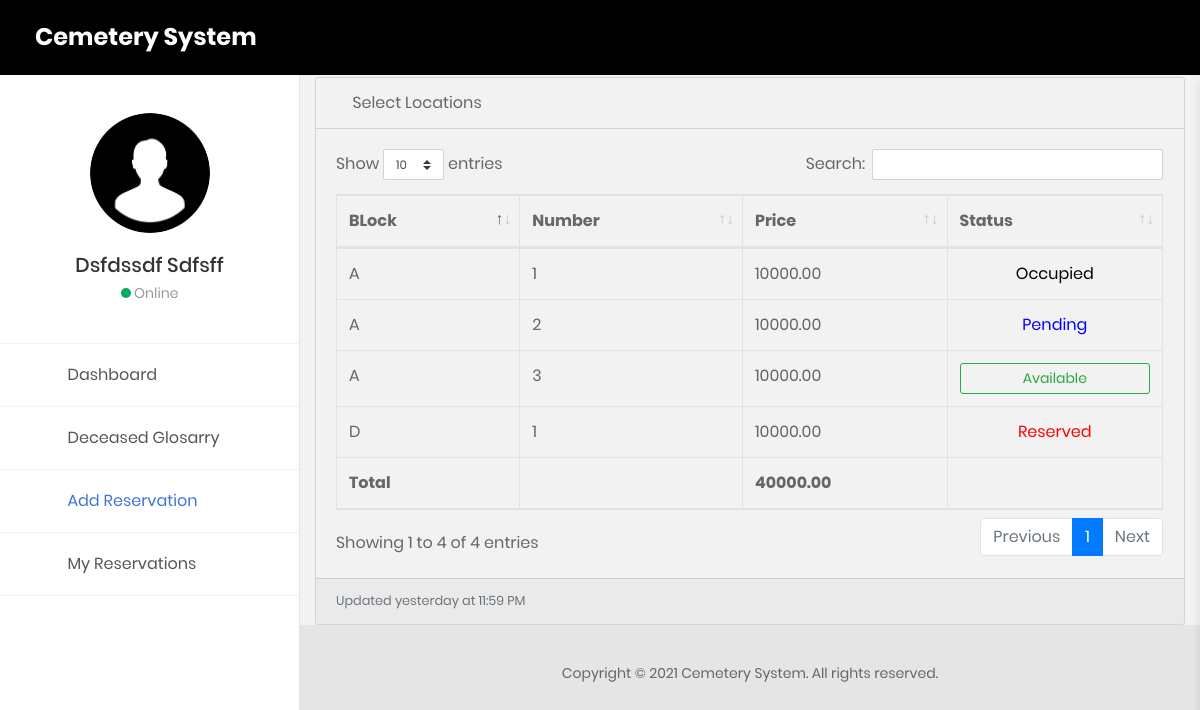
Page /user/addReservation.php (signed in) on the committed database.
### tables this page shows
CREATE TABLE `location` (
  `loc_id` int(11) NOT NULL,
  `block` text NOT NULL,
  `number` text NOT NULL,
  `price` float(10,2) NOT NULL,
  `status` text NOT NULL
);

### user/addReservation.php (the view, shortened to what this page needs)
<?php
  include('../functions/functions.php');
  $sql2 = "SELECT sum(price) AS total FROM location";
  $stmt2 = $db->query($sql2);
  $row1 = $stmt2->fetch_assoc();
?>
<!DOCTYPE html>
<html lang="en">
<head>
    <link href="css/font-face.css" rel="stylesheet" media="all">
    <link href="vendor/font-awesome-4.7/css/font-awesome.min.css" rel="stylesheet" media="all">
    <link href="vendor/font-awesome-5/css/fontawesome-all.min.css" rel="stylesheet" media="all">
    <link href="vendor/mdi-font/css/material-design-iconic-font.min.css" rel="stylesheet" media="all">
    <link href="vendor/bootstrap-4.1/bootstrap.min.css" rel="stylesheet" media="all">
    <link href="vendor/animsition/animsition.min.css" rel="stylesheet" media="all">
    <link href="vendor/bootstrap-progressbar/bootstrap-progressbar-3.3.4.min.css" rel="stylesheet" media="all">
    <link href="vendor/wow/animate.css" rel="stylesheet" media="all">
    <link href="vendor/css-hamburgers/hamburgers.min.css" rel="stylesheet" media="all">
    <link href="vendor/slick/slick.css" rel="stylesheet" media="all">
    <link href="vendor/select2/select2.min.css" rel="stylesheet" media="all">
    <link href="vendor/perfect-scrollbar/perfect-scrollbar.css" rel="stylesheet" media="all">
    <link href="vendor/vector-map/jqvmap.min.css" rel="stylesheet" media="all">
    <link href="css/theme.css" rel="stylesheet" media="all">
    <link href="css/badge2.css" rel="stylesheet" media="all">
    <link href="css/spanbadge.css" rel="stylesheet" media="all">
    <link href="../assets/vendor/datatables/dataTables.bootstrap4.css" rel="stylesheet">
</head>
<body class="animsition">
    <div class="page-wrapper">
        <aside class="menu-sidebar2">
            <div class="logo" style="background: black;">
                <a href="userHome.php">
                     <h3 class="name text-white">Cemetery System</h3>
                </a>
            </div>
            <div class="menu-sidebar2__content js-scrollbar1">
                <div class="account2">
                    <div class="image img-cir img-120">
                        <?php if($_SESSION['user']['photo'] != ""): ?>
                            <img src="../assets/images/<?php echo $_SESSION['user']['photo']; ?>"/>
                        <?php else: ?>
                            <img src="../assets/images/profile.png"/>
                        <?php endif; ?>
                    </div>
                    <h4 class="name"><?php echo $_SESSION['user']['fname']; ?> <?php echo $_SESSION['user']['lname']; ?></h4>
                    <a href="#" style="pointer-events: none;"><span class="dot dot--green"></span> Online</a>
                </div>
                <nav class="navbar-sidebar2">
                    <ul class="list-unstyled navbar__list">
                        <li>
                            <a href="userHome.php">
                            <i class="fas fa-tachometer-alt"></i>Dashboard</a>
                        </li>
                        <li>
                            <a href="deceasedGlosarry.php">
                            <i class="fas fa-book"></i>Deceased Glosarry</a>
                        </li>
                         <li class="active">
                            <a href="addReservation.php">
                            <i class="far fa-plus-square"></i>Add Reservation</a>
                        </li>
                        <li>
                            <a href="myReservations.php">
                            <i class="fas fa-table"></i>My Reservations</a>
                        </li>
                    </ul>
                </nav>
            </div>
        </aside>
        <div class="page-container2">
           <header class="header-desktop2" style="background: black">
                <div class="section__content section__content--p30">
                    <div class="container-fluid">
                        <div class="header-wrap2">
                            <div class="header-button2">
                                <div class="header-button-item js-item-menu">
                                     <i class="zmdi zmdi-email"></i>
                                </div>
                               <div class="header-button-item mr-0 js-sidebar-btn">
                                    <i class="zmdi zmdi-menu"></i>
                                </div>
                            </div>
                        </div>
                    </div>
                </div>
            </header>
            <section class="statistic">
            <div class="container-fluid" style="margin-top: 20px; background: transparent;">
              <div class="card mb-3" style="background: transparent;">
                    <div class="card-header" style="background: transparent;">
                      <i class="fas fa-map-marker-alt"></i>
                      Select Locations</div>
                    <div class="card-body" style="background: transparent;">
                      <div class="table-responsive" style="background: transparent;">
                        <?php
                          $query = "SELECT * FROM location ORDER BY `block` ASC";
                          $result = mysqli_query($db,$query);
                        ?>
                        <table class="table table-bordered" id="dataTable" width="100%" cellspacing="0" style="background: transparent;">
                          <thead>
                            <tr>
                              <th>BLock</th>
                              <th>Number</th>
                              <th>Price</th>
                              <th>Status</th>
                            </tr>
                          </thead>
                          <tfoot>
                            <tr>
                              <th>Total</th>
                              <th></th>
                              <th><?php echo $row1["total"]; ?></th>
                              <th></th>
                            </tr>
                          </tfoot>
                          <tbody>
                            <?php
                            if($result){
                              while($res = mysqli_fetch_array($result)) {
                                echo "<tr>";
                                  echo "<td>".$res['block']."</td>";
                                  echo "<td>".$res['number']."</td>";
                                  echo "<td>".$res['price']."</td>";
                                  if ($res['status']=='available') {
                                          echo "<td>
                                                 <a class=\"btn btn-sm btn-outline-success btn-block\" href=\"reservationForm.php?loc_id=$res[loc_id]\">Available</a>
                                              </td>";
                                          }else if ($res['status']=='occupied') {
                                            echo "<td>
                                               <center>
                                               <span style=\"color: black; pointer-events: none;\">Occupied</span>
                                               </center>
                                              </td>";
                                          }else if ($res['status']=='pending') {
                                            echo "<td>
                                               <center>
                                               <span style=\"color: blue; pointer-events: none\">Pending</span>
                                               </center>
                                              </td>";
                                          }else{
                                             echo "<td>
                                               <center>
                                               <span style=\"color: red; pointer-events: none\">Reserved</span>
                                               </center>
                                              </td>";
                                          }
                                 echo "</tr>";
                              }
                            }?>
                          </tbody>
                        </table>
                      </div>
                    </div>
                    <div class="card-footer small text-muted">Updated yesterday at 11:59 PM</div>
                  </div>
              </div>
            </section>
        </div>
            <footer class="sticky-footer" style="height: 20px;">
              <div class="container my-auto">
                <div class="copyright text-center my-auto">
                  <p style="margin-left: 300px;">Copyright © 2021 Cemetery System. All rights reserved.</p>
                </div>
              </div>
            </footer>
    </div>
</body>
</html>

### rows in the picture
location: block "A", number "1", price "10000.00", status "Occupied"
location: block "A", number "2", price "10000.00", status "Pending"
location: block "A", number "3", price "10000.00"
location: block "D", number "1", price "10000.00", status "Reserved"

### other values in the picture
$_SESSION['user']['fname'] "Dsfdssdf"
$_SESSION['user']['lname'] "Sdfsff"
$row1["total"] "40000.00"
